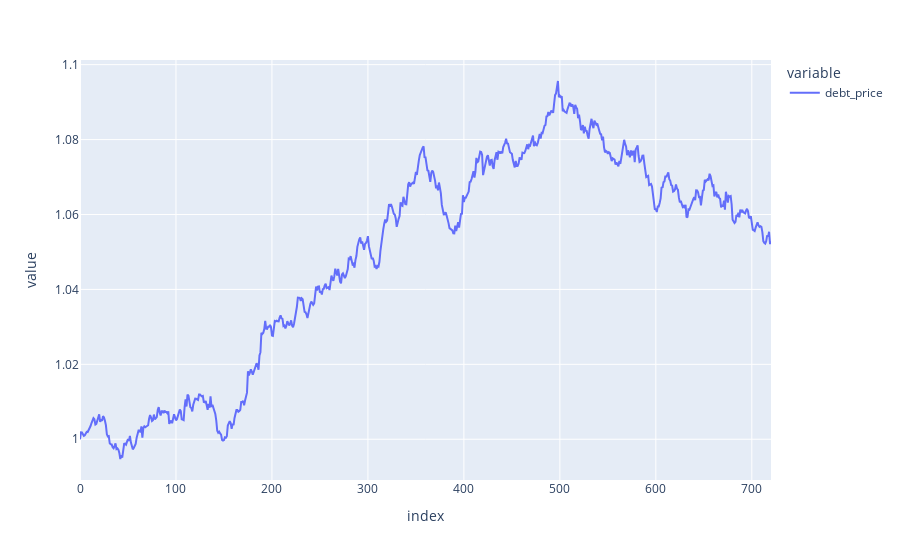

Notebook code cell kept with this figure:
### Code cell
df.debt_price.plot()

### Figure 1 — Plotly figure (JSON) as saved in the notebook; plotly's stock layout.template omitted (floating-point values rounded to 4 significant figures; data arrays with more than 128 entries replaced by an {"elided": "..."} marker saying what was removed)
{"data": [{"hovertemplate": "variable=debt_price<br>index=%{x}<br>value=%{y}<extra></extra>", "legendgroup": "debt_price", "line": {"color": "#636efa", "dash": "solid"}, "mode": "lines", "name": "debt_price", "orientation": "v", "showlegend": true, "type": "scatter", "x": {"elided": "721 int values"}, "xaxis": "x", "y": {"elided": "721 float values"}, "yaxis": "y"}], "layout": {"autosize": true, "legend": {"title": {"text": "variable"}, "tracegroupgap": 0}, "margin": {"t": 60}, "xaxis": {"anchor": "y", "autorange": true, "domain": [0, 1], "range": [0, 720], "title": {"text": "index"}, "type": "linear"}, "yaxis": {"anchor": "x", "autorange": true, "domain": [0, 1], "range": [0.9891, 1.101], "title": {"text": "value"}, "type": "linear"}}}
